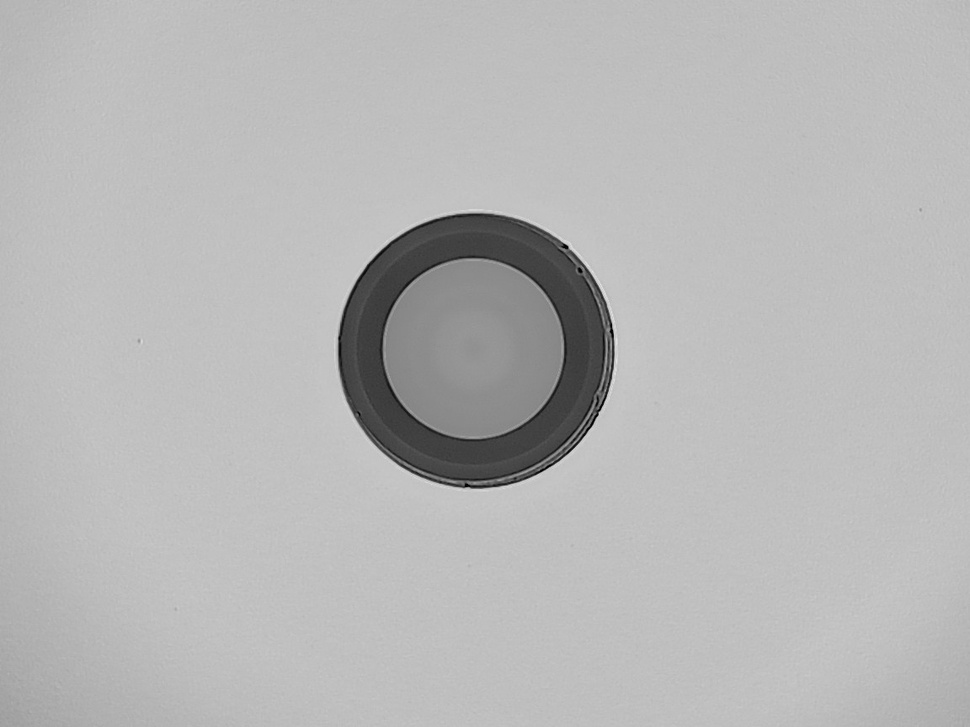
#> input picture current-process/old_version/image_batch/ima18.jpg, 970 x 727 px, shrunk from 1152 x 864 before the run
$ python rotate_180.py ../../../../../../current-process/old_version/image_batch/ima18.jpg
#> lines starting #> are read from the running program, lines starting #| are printed output that depends on the picture
#!/usr/bin/env python3
"""
Rotate Image 180 Degrees
Category: transformations
"""
import cv2
import numpy as np


def process_image(image: np.ndarray) -> np.ndarray:
    """
    Rotate Image 180 Degrees

    Args:
        image: Input image (grayscale or color)

    Returns:
        Processed image
    """
    result = image.copy()

    result = cv2.rotate(result, cv2.ROTATE_180)

    return result

if __name__ == "__main__":
    import sys
    if len(sys.argv) > 1:
        img = cv2.imread(sys.argv[1], cv2.IMREAD_UNCHANGED)
#> img is the input picture: shape (727, 970, 3); min 0, max 229, mean 182.7
        if img is not None:
            result = process_image(img)
#> in process_image, `result = cv2.rotate(result, cv2.ROTATE_180)`:
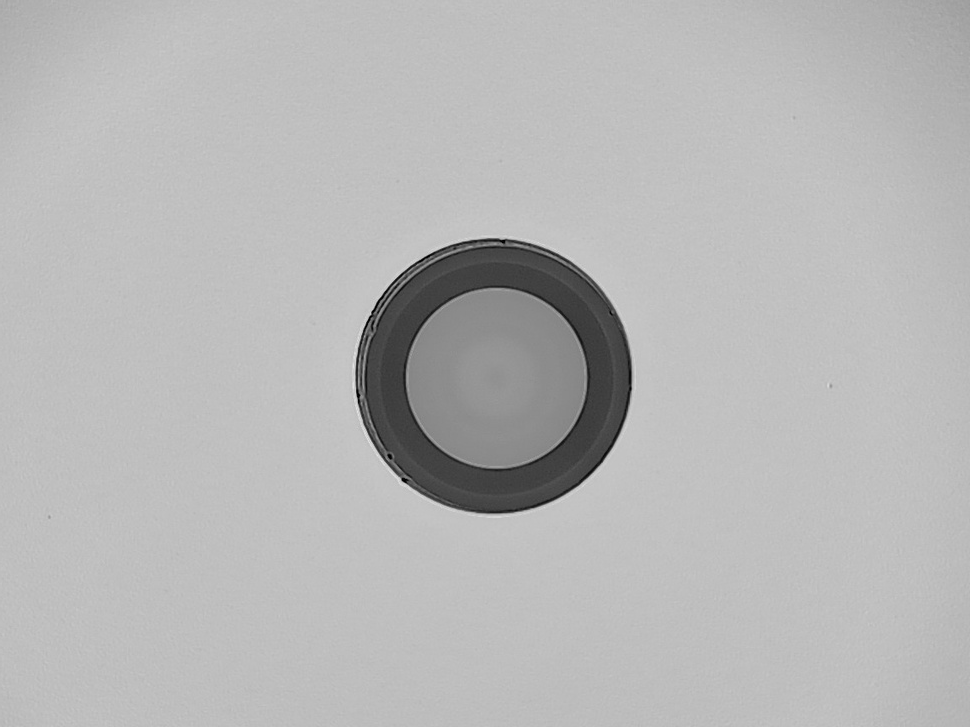
#> result: shape (727, 970, 3); min 0, max 229, mean 182.7
            cv2.imwrite(f"rotate_180_output.png", result)
            print(f"Saved to rotate_180_output.png")
        else:
            print("Failed to load image")
    else:
        print(f"Usage: python rotate_180.py <image_path>")

$ run again, on current-process/old_version/image_batch/img35.jpg
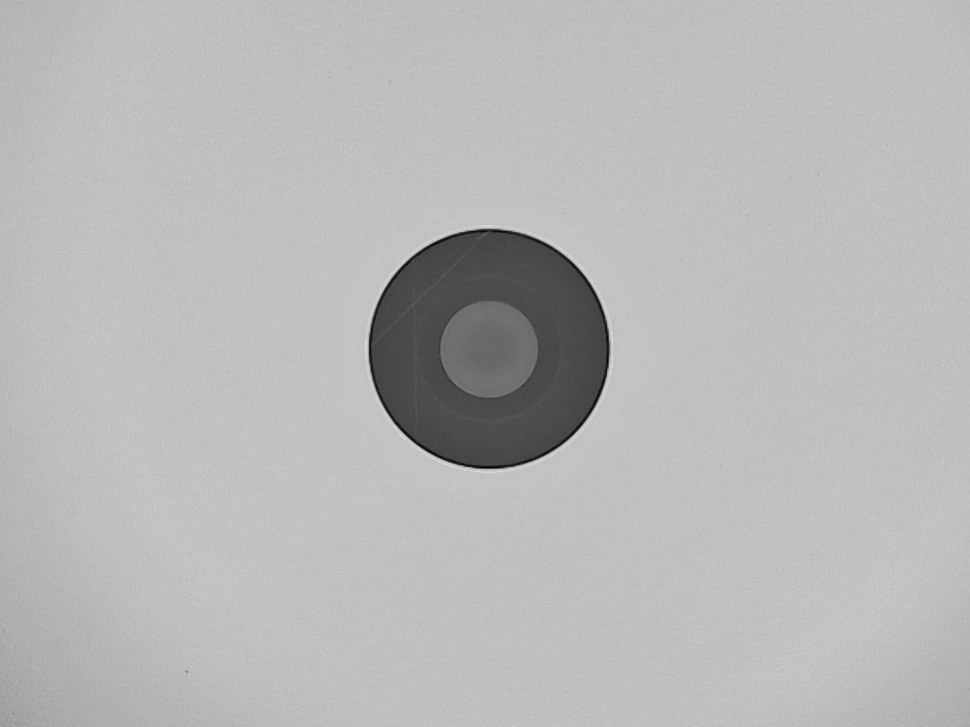
#> input picture current-process/old_version/image_batch/img35.jpg, 970 x 727 px, shrunk from 1152 x 864 before the run
#> img is the input picture: shape (727, 970, 3); min 2, max 223, mean 183.8
#> in process_image, `result = cv2.rotate(result, cv2.ROTATE_180)`:
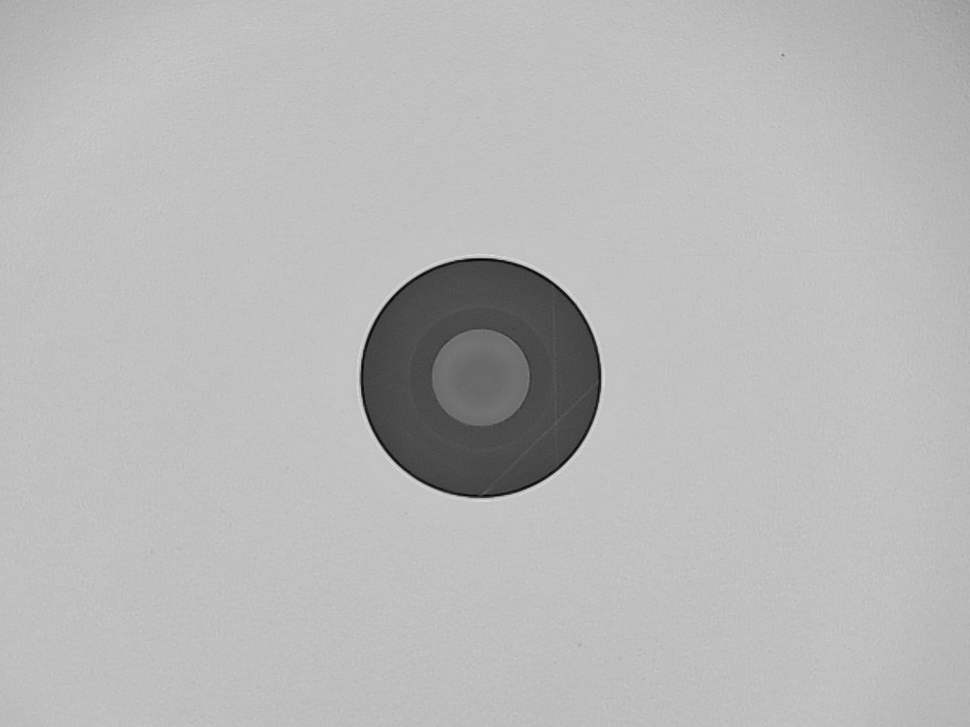
#> result: shape (727, 970, 3); min 2, max 223, mean 183.8

$ run again, on current-process/old_version/image_batch/img38.jpg
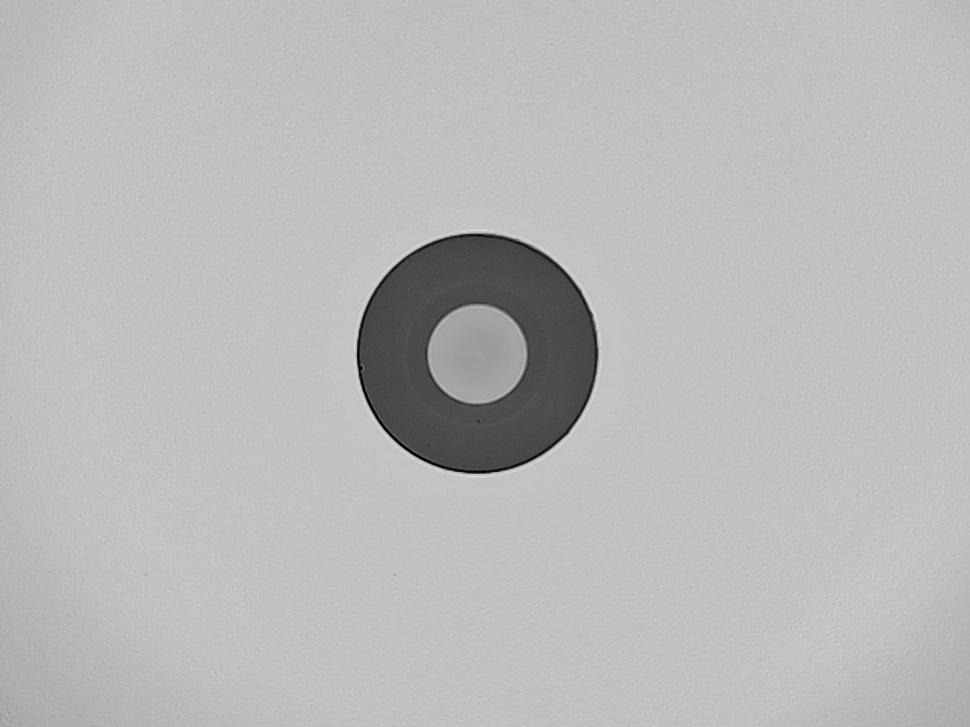
#> input picture current-process/old_version/image_batch/img38.jpg, 970 x 727 px, shrunk from 1152 x 864 before the run
#> img is the input picture: shape (727, 970, 3); min 0, max 225, mean 185.2
#> in process_image, `result = cv2.rotate(result, cv2.ROTATE_180)`:
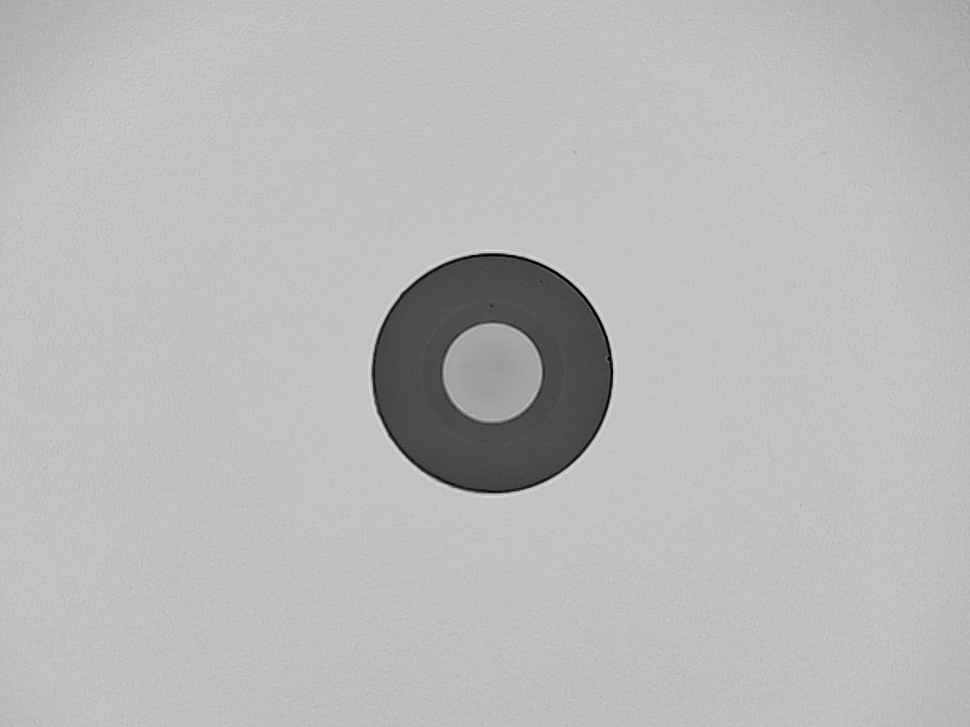
#> result: shape (727, 970, 3); min 0, max 225, mean 185.2
